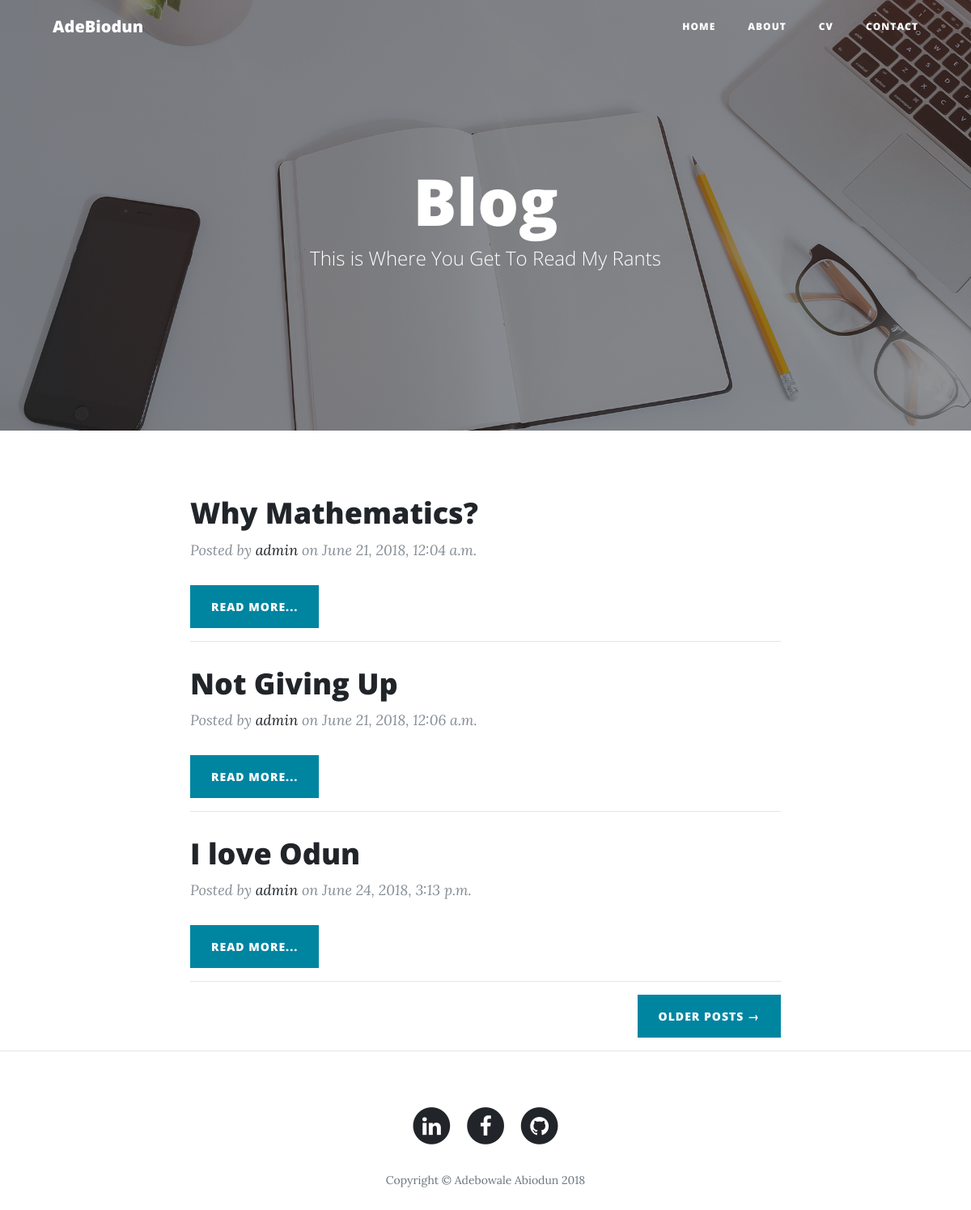
Before: / with the older database file.
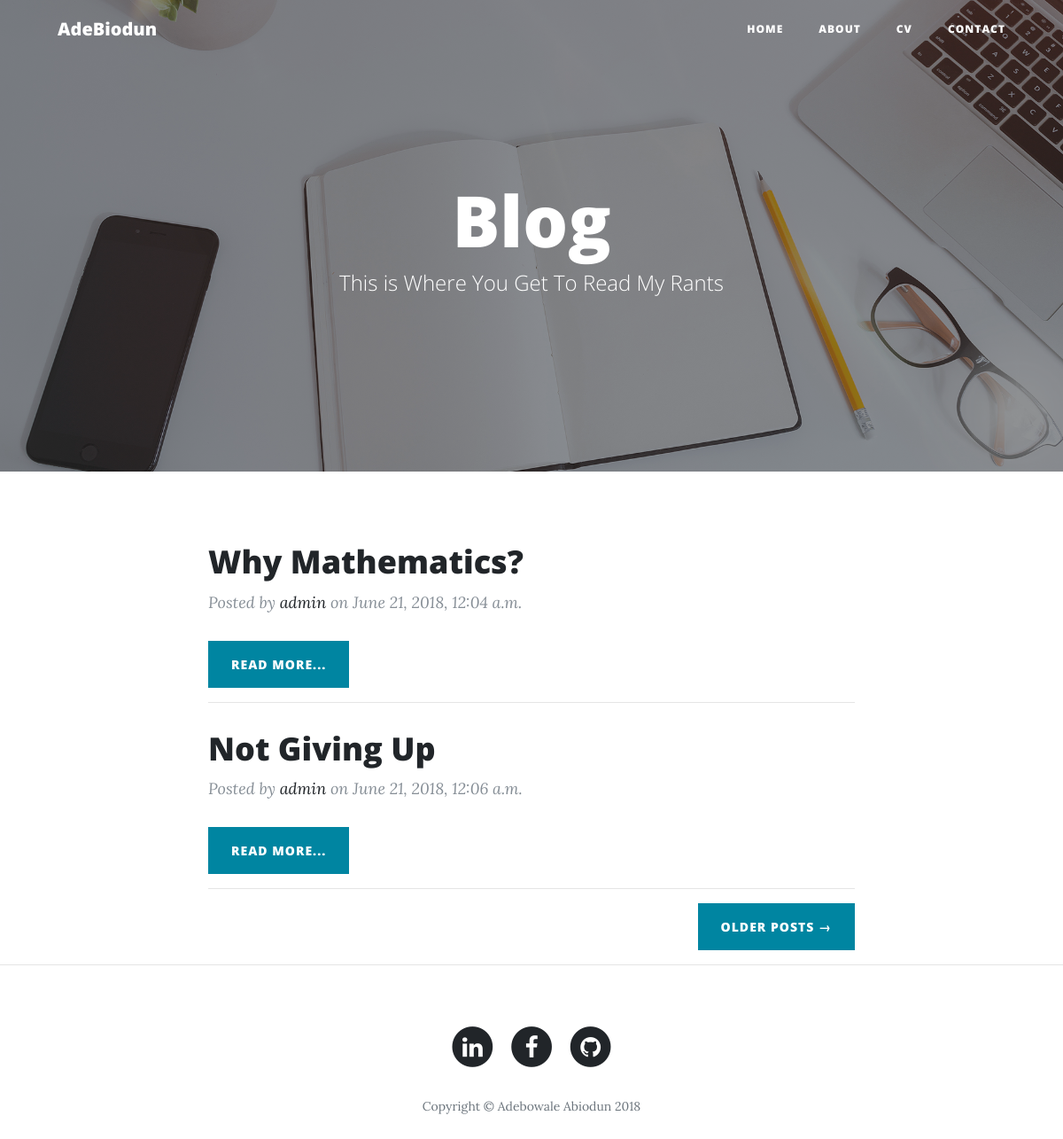
After: the same page with the newer database file.
### Blog/models.py (models this page shows, shortened)
class Post(models.Model):
    author = models.ForeignKey('auth.User', on_delete=models.CASCADE)  # ForeignKey is linked to another model,
    title = models.CharField(max_length=200)  # Text with limited character
    text = models.TextField()  # Text with Unlimited character
    created_date = models.DateTimeField(default=timezone.now)  # DateTimeField is for date and time
    published_date = models.DateTimeField(blank=True, null=True)

### Blog/views.py (the view)
# urls.py: url(r'^$', views.post_list, name='post_list'),
def post_list(request):
    posts = Post.objects.filter(published_date__lte=timezone.now()).order_by('published_date')
    return render(request, 'Blog/post_list.html', {'posts': posts})

### Blog/templates/Blog/post_list.html
{% extends 'Blog/base.html' %}
{% load staticfiles %}
{% block body %}
    <header class="masthead" style="background-image: url({% static 'Blog/img/home-bg.jpg' %})">
      <div class="overlay"></div>
      <div class="container">
        <div class="row">
          <div class="col-lg-8 col-md-10 mx-auto">
            <div class="site-heading">
              <h1>Blog</h1>
              <span class="subheading">This is Where You Get To Read My Rants</span>
            </div>
          </div>
        </div>
      </div>
    </header>
    <div class="container">
      <div class="row">
        <div class="col-lg-8 col-md-10 mx-auto">
            {% for post in posts %}
                <div class="post-preview">
                    <a href="{% url 'post_detail' pk=post.pk %}">
                        <h2 class="post-title">{{ post.title }}</h2>
                    </a>
                    <p class="post-meta">Posted by
                        <a href="#">{{ post.author }}</a>
                    on {{ post.published_date }}</p>
                    <div class="clearfix">
                        <a class="btn btn-primary float-left" href="{% url 'post_detail' pk=post.pk %}">Read More...</a>
                    </div>
                </div>
                <hr>
            {% endfor %}
          <div class="clearfix">
            <a class="btn btn-primary float-right" href="#">Older Posts &rarr;</a>
          </div>
        </div>
      </div>
    </div>
    <hr>
{% endblock %}

### Blog/templates/Blog/base.html (shortened to what this page needs)
<!DOCTYPE html>
<html lang="en">
  <head>
    {% load staticfiles %}
    <link href="{% static 'Blog/vendor/bootstrap/css/bootstrap.min.css' %}" rel="stylesheet">
    <link href="{% static 'Blog/vendor/font-awesome/css/font-awesome.min.css' %}" rel="stylesheet" type="text/css">
    <link href="{% static 'Blog/css/clean-blog.min.css' %}" rel="stylesheet">
  </head>
    <body>
        <nav class="navbar navbar-expand-lg navbar-light fixed-top" id="mainNav">
          <div class="container">
            <a class="navbar-brand" href="{% url 'post_list' %}">AdeBiodun</a>
            <div class="collapse navbar-collapse" id="navbarResponsive">
              <ul class="navbar-nav ml-auto">
                <li class="nav-item">
                  <a class="nav-link" href="{% url 'post_list' %}">Home</a>
                </li>
                <li class="nav-item">
                  <a class="nav-link" href="about.html">About</a>
                </li>
                <li class="nav-item">
                  <a class="nav-link" href="post.html">CV</a>
                </li>
                <li class="nav-item">
                  <a class="nav-link" href="contact.html">Contact</a>
                </li>
              </ul>
            </div>
          </div>
        </nav>
    {% block body %}
    {% endblock %}
    <footer>
      <div class="container">
        <div class="row">
          <div class="col-lg-8 col-md-10 mx-auto">
            <ul class="list-inline text-center">
              <li class="list-inline-item">
                <a href="https://linkedin.com" target="_blank">
                  <span class="fa-stack fa-lg">
                    <i class="fa fa-circle fa-stack-2x"></i>
                    <i class="fa fa-linkedin fa-stack-1x fa-inverse"></i>
                  </span>
                </a>
              </li>
              <li class="list-inline-item">
                <a href="https://facebook.com/elxaheed" target="_blank">
                  <span class="fa-stack fa-lg">
                    <i class="fa fa-circle fa-stack-2x"></i>
                    <i class="fa fa-facebook fa-stack-1x fa-inverse"></i>
                  </span>
                </a>
              </li>
              <li class="list-inline-item">
                <a href="https://github.com" target="_blank">
                  <span class="fa-stack fa-lg">
                    <i class="fa fa-circle fa-stack-2x"></i>
                    <i class="fa fa-github fa-stack-1x fa-inverse"></i>
                  </span>
                </a>
              </li>
            </ul>
            <p class="copyright text-muted">Copyright &copy; Adebowale Abiodun 2018</p>
          </div>
        </div>
      </div>
    </footer>
  </body>
</html>

Changed rows visible on the page:
removed Post: title "I love Odun", author "admin", published_date "June 24, 2018, 3:13 p.m."
